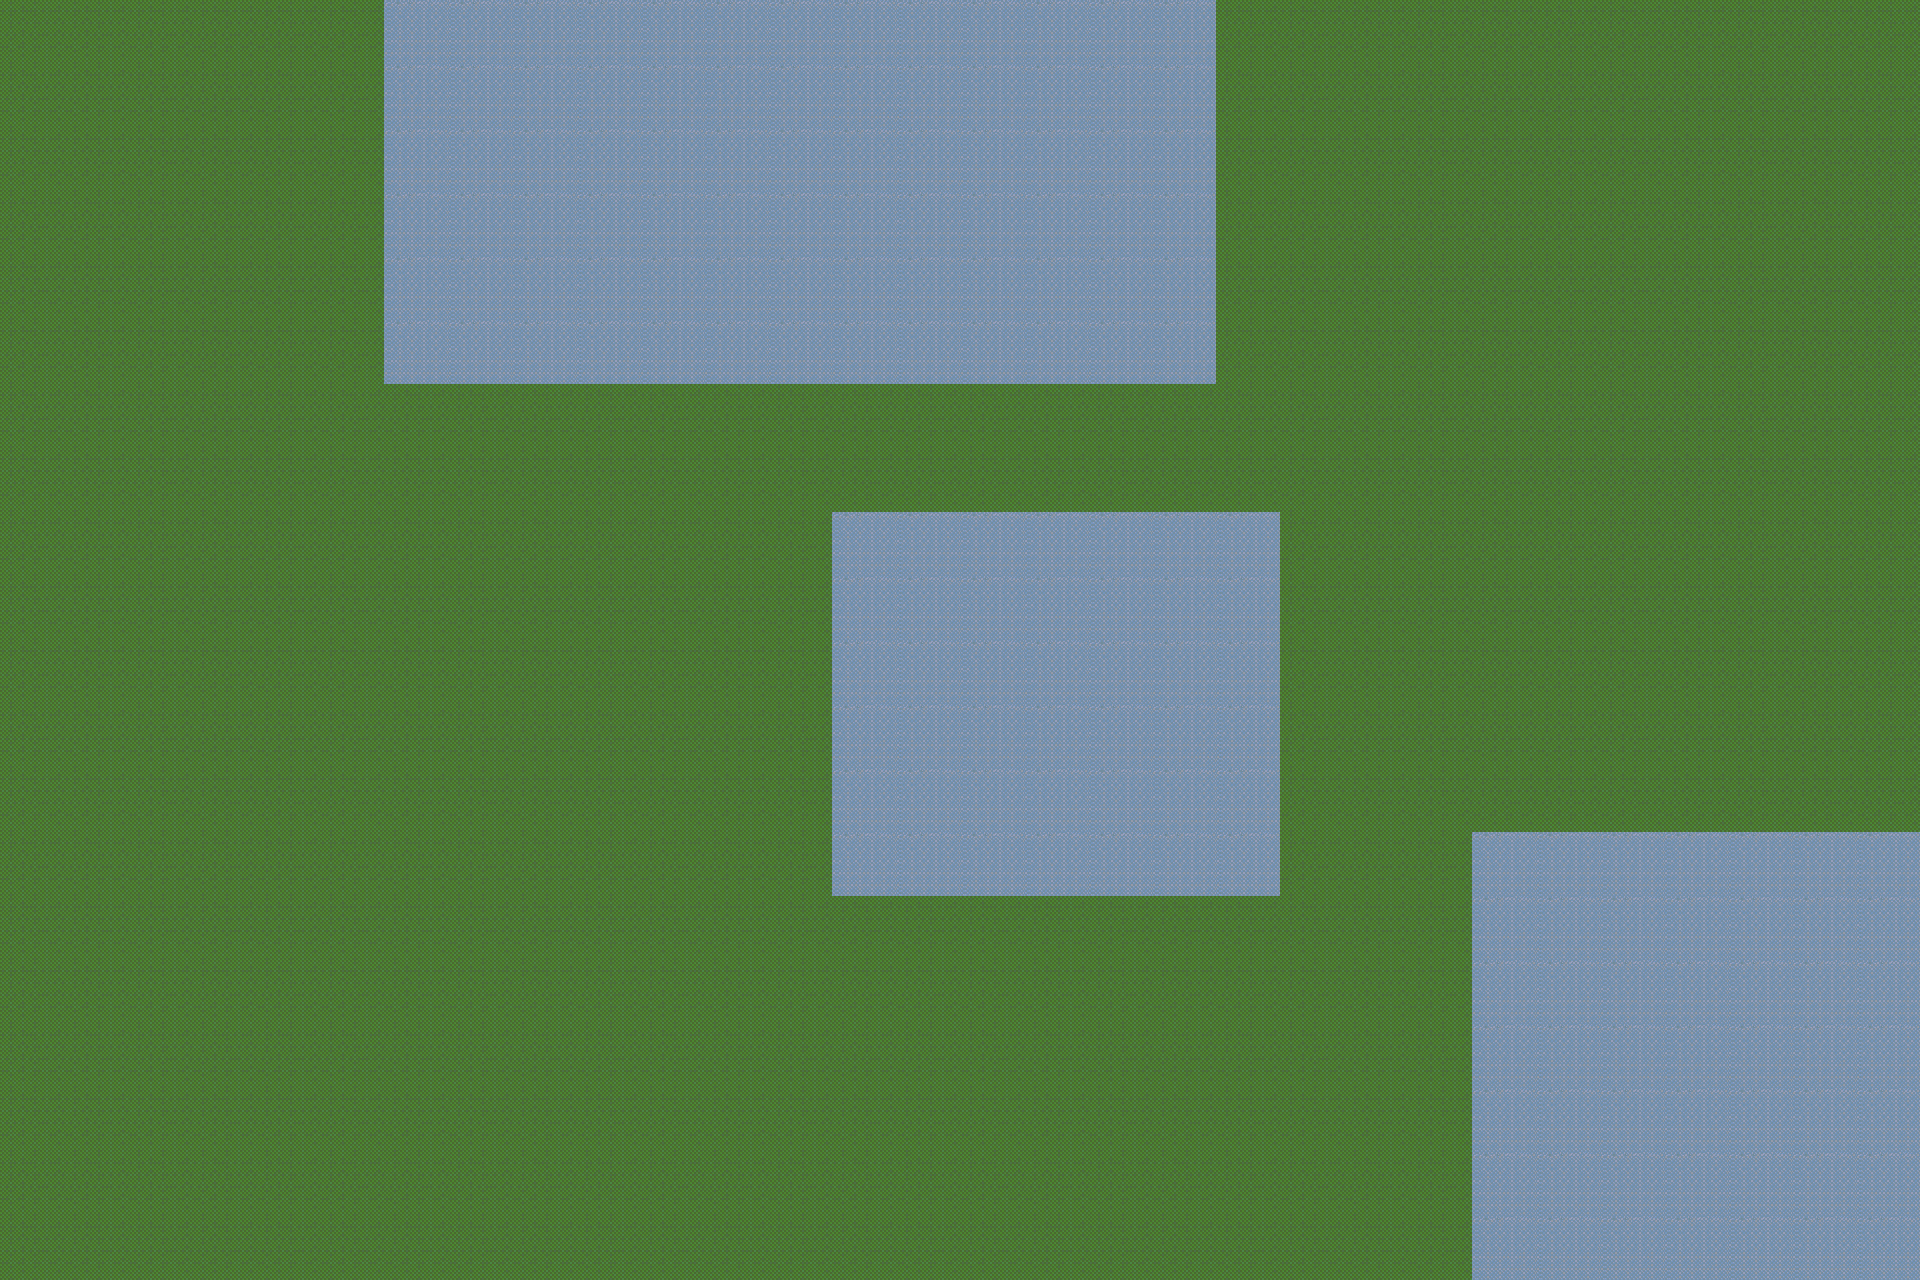

A 2D game scene composited from a Tiled map and its tileset images. What follows is a short description and the map's XML, with every tile layer's data as written:
An orthogonal 30x20 tile map with 64x64 px tiles, 1 tile layer (Base).

<map version="1.10" tiledversion="1.10.1" orientation="orthogonal" renderorder="right-down" width="30" height="20" tilewidth="64" tileheight="64" infinite="0" nextlayerid="2" nextobjectid="1">
 <tileset firstgid="1" source="la_tileset.tsx" />
 <layer id="1" name="Base" width="30" height="20">
  <properties>
   <property name="isWalkable" type="bool" value="true" />
  </properties>
  <data encoding="csv">
33,33,33,33,33,33,49,49,49,49,49,49,49,49,49,49,49,49,49,33,33,33,33,33,33,33,33,33,33,33,
33,33,33,33,33,33,49,49,49,49,49,49,49,49,49,49,49,49,49,33,33,33,33,33,33,33,33,33,33,33,
33,33,33,33,33,33,49,49,49,49,49,49,49,49,49,49,49,49,49,33,33,33,33,33,33,33,33,33,33,33,
33,33,33,33,33,33,49,49,49,49,49,49,49,49,49,49,49,49,49,33,33,33,33,33,33,33,33,33,33,33,
33,33,33,33,33,33,49,49,49,49,49,49,49,49,49,49,49,49,49,33,33,33,33,33,33,33,33,33,33,33,
33,33,33,33,33,33,49,49,49,49,49,49,49,49,49,49,49,49,49,33,33,33,33,33,33,33,33,33,33,33,
33,33,33,33,33,33,33,33,33,33,33,33,33,33,33,33,33,33,33,33,33,33,33,33,33,33,33,33,33,33,
33,33,33,33,33,33,33,33,33,33,33,33,33,33,33,33,33,33,33,33,33,33,33,33,33,33,33,33,33,33,
33,33,33,33,33,33,33,33,33,33,33,33,33,49,49,49,49,49,49,49,33,33,33,33,33,33,33,33,33,33,
33,33,33,33,33,33,33,33,33,33,33,33,33,49,49,49,49,49,49,49,33,33,33,33,33,33,33,33,33,33,
33,33,33,33,33,33,33,33,33,33,33,33,33,49,49,49,49,49,49,49,33,33,33,33,33,33,33,33,33,33,
33,33,33,33,33,33,33,33,33,33,33,33,33,49,49,49,49,49,49,49,33,33,33,33,33,33,33,33,33,33,
33,33,33,33,33,33,33,33,33,33,33,33,33,49,49,49,49,49,49,49,33,33,33,33,33,33,33,33,33,33,
33,33,33,33,33,33,33,33,33,33,33,33,33,49,49,49,49,49,49,49,33,33,33,49,49,49,49,49,49,49,
33,33,33,33,33,33,33,33,33,33,33,33,33,33,33,33,33,33,33,33,33,33,33,49,49,49,49,49,49,49,
33,33,33,33,33,33,33,33,33,33,33,33,33,33,33,33,33,33,33,33,33,33,33,49,49,49,49,49,49,49,
33,33,33,33,33,33,33,33,33,33,33,33,33,33,33,33,33,33,33,33,33,33,33,49,49,49,49,49,49,49,
33,33,33,33,33,33,33,33,33,33,33,33,33,33,33,33,33,33,33,33,33,33,33,49,49,49,49,49,49,49,
33,33,33,33,33,33,33,33,33,33,33,33,33,33,33,33,33,33,33,33,33,33,33,49,49,49,49,49,49,49,
33,33,33,33,33,33,33,33,33,33,33,33,33,33,33,33,33,33,33,33,33,33,33,49,49,49,49,49,49,49
</data>
 </layer>
</map>
